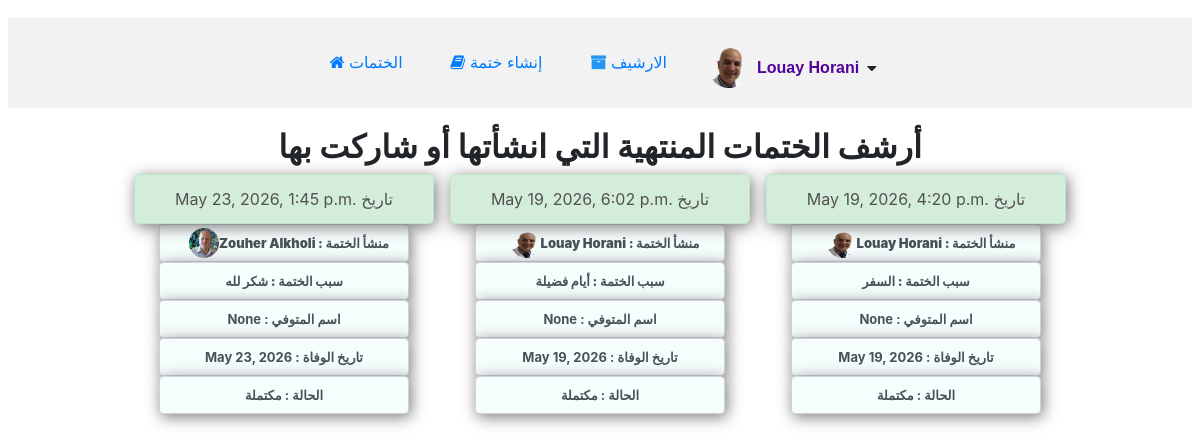
Page /get_archives/ (signed in) on the earlier database version.
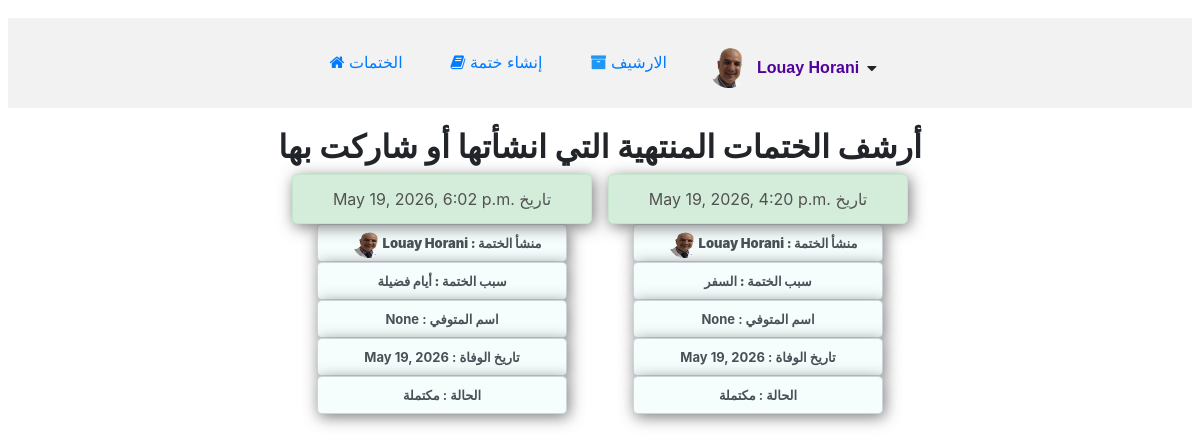
Same page on the later database version.
### khetmah/models.py (models this page shows, shortened)
class User(AbstractUser):
    profile_picture = models.ImageField(
        upload_to='khetmah/images/profile_pictures/',
        blank=True,
        null=True,
        default="khetmah/images/profile_pictures/default.png"
    )
    def __str__(self):
        return f" {self.first_name} {self.last_name}"
    @property
    def profile_picture_url(self):
        if self.profile_picture:
            return self.profile_picture.url
        return "/media/khetmah/images/profile_pictures/default.png"

class Khetmah(models.Model):
    PRIVACY_CHOICES = [('family_friends', 'مع الأهل والأصدقاء'),('public', 'عامة للجميع'),]
    KHETMAH_STATUS = [('active', 'نشطة'),('completed', 'مكتملة')]
    REASON_CHOICES = [('dead', 'هبة لمتوفي'),('need', 'لطلب حاجة'),('sick', 'لطلب شفاء'),('travel', 'السفر'),('Thank_God', 'شكر لله'),('days', 'أيام فضيلة'),('other', 'سبب آخر'),]
    status = models.CharField(max_length=20, choices=KHETMAH_STATUS, default='active')
    reason = models.CharField(max_length=20, choices=REASON_CHOICES, blank=True, null=True, default='Thank_God')
    sharing_type = models.CharField(max_length=20, choices=PRIVACY_CHOICES, blank=True, null=True, default='family_friends')
    creator = models.ForeignKey('User', on_delete=models.CASCADE, related_name="owned_khetmah")
    na3wa_image = models.ImageField(upload_to=na3wa_upload_path,blank=True,null=True,default=DEFAULT_NA3WA)
    created_at = models.DateTimeField(auto_now_add=True)
    deceased_name = models.CharField(max_length=32, blank=True, null=True)
    death_date = models.DateField(blank=True, null=True)
    specific_reason = models.TextField(blank=True, null=True)

### khetmah/views.py (the view)
# urls.py: path("get_archives/", views.get_archives, name="get_archives"),
@login_required
def get_archives(request):
    all_unactive_khetmahs = Khetmah.objects.filter(
        status__in=['completed']
    ).filter(
        Q(creator=request.user) |
        Q(parts__selected_by=request.user)
    ).distinct().order_by('-created_at')
    user_parts_data = list(
        Juza.objects.filter(
            selected_by=request.user
        ).values('juz_number', 'status')
    )
    user_All_parts_json = json.dumps(
        user_parts_data,
        ensure_ascii=False
    )
    return render(request, 'khetmah/archives.html', {
        'all_unactive_khetmahs': all_unactive_khetmahs,
        'user_All_parts_json': user_All_parts_json,
    })

### khetmah/templates/khetmah/archives.html (shortened to what this page needs)
{% extends "khetmah/layout.html" %}
{% block content %}
{% load static %}
  <h2>أرشف الختمات المنتهية التي انشأتها أو شاركت بها</h2>
  <ul  class="nav center">
    {% for kh in all_unactive_khetmahs %}
      <li>
        <a href="{% url 'khetmah_detail' khetmah_id=kh.id %}">
        <div class="alert alert-success" style="color: rgb(82, 81, 81)"> {{ kh.created_at }} تاريخ </div>
        <div class="form-control rtl"><strong>منشأ الختمة : {{ kh.creator }}</strong><img src="{{ kh.creator.profile_picture.url }}" style="width: 30px; height: 30px; border-radius: 50%; margin-left: 10px;"></div>
        <div class="form-control"><strong>سبب الختمة : {{ kh.get_reason_display }}</strong></div>
        <div class="form-control rtl">اسم المتوفي : {{ kh.deceased_name }} </div>
        <div class="form-control rtl">تاريخ الوفاة : {{ kh.death_date }} </div>
        <div class="form-control rtl">الحالة : {{ kh.get_status_display }} </div>
        </a>
      </li>
    {% endfor %}
{% endblock %}

### khetmah/templates/khetmah/layout.html (shortened to what this page needs)
{% load static %}
<!DOCTYPE html>
<html lang="en">
<head>
    <link rel="stylesheet" href="https://cdn.jsdelivr.net/npm/bootstrap@4.6.2/dist/css/bootstrap.min.css">
    <link rel="stylesheet" href="https://cdnjs.cloudflare.com/ajax/libs/font-awesome/4.7.0/css/font-awesome.min.css">
    <link rel="stylesheet" href="{% static 'khetmah/css/styles.css' %}">
</head>
<body>
    <header>
    <div class="container" id="f-18">
  <ul class="nav">
    <li class="nav-item">
       <a class="nav-link" href="{% url 'index' %}"> <i class="fa fa-home" title="Home"></i> الختمات</a>
    </li>
      {% if user.is_authenticated %}
     <li>
          <a class="nav-link" href="{% url 'create_khetmah' %}"><i class="fa fa-book" title="book"></i> إنشاء ختمة</a>
     </li>
     <li class="nav-item">
        <a class="nav-link" href="{% url 'get_archives' %}"><i class="fa fa-archive" aria-hidden="true"></i> الارشيف</a>
     </li>
     <li class="nav-item user-menu-wrapper">
        <div id="user-menu-toggle" class="user-menu-toggle">
            <img src="{{ user.profile_picture_url }}"alt="{{ user.username }}"class="user-avatar">
            <b id="currentUser" style="color:rgb(81, 2, 154)">{{ user }}</b><i class="fa fa-caret-down"></i>
        </div>
    </li>
      {% endif %}
      </ul>
</div>
</header>
        {% block content %}{% endblock %}
</body>
</html>

### khetmah/static/khetmah/css/styles.css (style rules this page uses)
* { margin:0px; padding:0px; box-sizing: border-box; }
body { display: flex; flex-direction: column; position: relative; justify-content: center; align-content: center; text-align: center; align-items: center; margin:10px; padding: 8px; font-family: 'Franklin Gothic Medium', 'Arial Narrow', Arial, sans-serif,'Segoe UI', Tahoma, Verdana,; font-size: 14px; margin-left: auto; margin-right: auto; }
header { background-color: #f2f2f2; padding: 10px; margin-bottom: 20px; gap: 10px; width: 100%; }
a { text-decoration: none; cursor: pointer; }
.rtl { direction: rtl; }
.container { display: flex; flex-direction:column; align-items: center; text-align: center; font-family: Arial; font-size: 13px; margin: 10px auto 0 auto; padding: 5px; list-style: none; gap:0.5em; width: 100%; height: 100%; }
.fa-archive { color: rgb(33, 150, 243); }
ul { gap:1em; font-size: 16px; }
.center { display: flex; justify-content: center; align-items: center; text-align: center; align-self: center; }
h2, h5, label { font-weight: bold; }
.wi-1, .alert-danger, .alert-info, .alert-success, .alert-warning, .alert-primary, .alert-secondary, .alert-light, .alert-dark { display: flex; justify-content: center; align-items: center; margin: 0; padding: 10px; border-radius: 5px; width: 300px; height: 50px; -webkit-border-radius: 5px; -moz-border-radius: 5px; -ms-border-radius: 5px; -o-border-radius: 5px; box-shadow: 2px 3px 15px rgba(97, 97, 97, 0.843); }
.form-control { display: flex; align-items: center; justify-content: center; margin: 0 auto; font-size: small; font-weight: bold; width: 250px; height: 38px; background-color: rgb(246, 253, 253); box-shadow: 2px 3px 15px rgba(97, 97, 97, 0.843); }
.user-menu-wrapper { position: relative; display: flex; align-items: center; }
.user-menu-toggle { display: flex; align-items: center; gap: 8px; cursor: pointer; padding: 5px 10px; border-radius: 10px; transition: 0.2s; }
.user-avatar { width: 40px; height: 40px; border-radius: 50%; object-fit: cover; }

Differences in the rows shown:
removed Khetmah: created_at "May 23, 2026, 1:45 p.m.", creator "Zouher Alkholi", creator.profile_picture (picture), reason "شكر لله", deceased_name "None", death_date "May 23, 2026", status "مكتملة"
